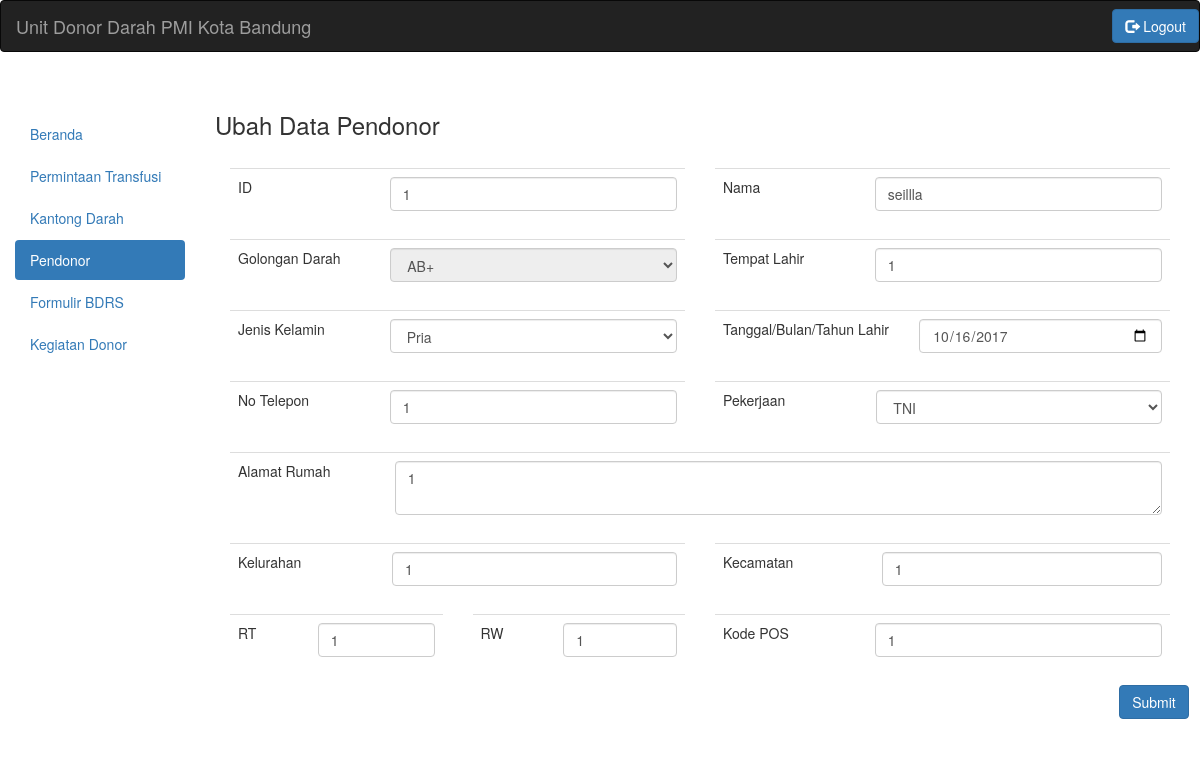
The app's page /petugas.php?menu=pendonor&action=ubah&id=1 with its own data.
### tables this page shows
CREATE TABLE `pendonor` (
  `PENDONOR_ID` varchar(15) NOT NULL,
  `NAMA` varchar(50) DEFAULT NULL,
  `ALAMAT` varchar(200) DEFAULT NULL,
  `NO_TELEPON` varchar(15) DEFAULT NULL,
  `JENIS_KELAMIN` varchar(15) DEFAULT NULL,
  `TEMPAT_LAHIR` varchar(30) NOT NULL,
  `TANGGAL_LAHIR` date DEFAULT NULL,
  `GOLONGAN_DARAH` varchar(8) DEFAULT NULL,
  `KELURAHAN` varchar(50) DEFAULT NULL,
  `KECAMATAN` varchar(50) DEFAULT NULL,
  `RT_RW` varchar(7) DEFAULT NULL,
  `KODE_POS` int(11) DEFAULT NULL,
  `PEKERJAAN` varchar(20) NOT NULL
);

### pendonor/ubah_pendonor.php (the view, shortened to what this page needs)
<?php
	$link = koneksi_db();
	$id = $_GET['id'];
	$query_pendonor = "select * from pendonor where pendonor_id = '$id'";
	$result_pendonor = mysqli_query($link,$query_pendonor);
	$data_pendonor = mysqli_fetch_array($result_pendonor);
	$rt_rw = explode("/",$data_pendonor['RT_RW']);
	$rt = $rt_rw[0];
	$rw = $rt_rw[1];
?>
<br>
<form action="pendonor/proses_ubah_pendonor.php?id=<?php echo $id;?>" enctype="multipart/form-data" method="post">
	<h3>Ubah Data Pendonor</h3><br>
	<div class="col-md-6">
		<table class="table">
			<tr>
				<td class="col-md-2">
					ID
				</td>
				<td class="col-md-4">
					<input type="text" required name="id" class="form-control" value="<?php echo $data_pendonor['PENDONOR_ID']; ?>">
				</td>
			</tr>
		</table>
	</div>
	<div class="col-md-6">
		<table class="table">
			<tr>
				<td class="col-md-2">
					Nama
				</td>
				<td class="col-md-4">
					<input type="text" required name="nama" class="form-control" value="<?php echo $data_pendonor['NAMA']; ?>">
				</td>
			</tr>
		</table>
	</div>
	<div class="col-md-6">
		<table class="table">
			<tr>
				<td class="col-md-2">
					Golongan Darah
				</td>
				<td class="col-md-4">
					<select name="golongan_darah" class="form-control" disabled>
						<option value="AB+" <?php if($data_pendonor['GOLONGAN_DARAH']=="AB+") echo 'selected="selected"'; ?>>AB+</option>
					</select>
				</td>
			</tr>
		</table>
	</div>
	<div class="col-md-6">
		<table class="table">
			<tr>
				<td class="col-md-2">
					Tempat Lahir
				</td>
				<td class="col-md-4">
					<input type="text" required name="tempat_lahir" class="form-control" value="<?php echo $data_pendonor['TEMPAT_LAHIR']; ?>">
				</td>
			</tr>
		</table>
	</div>
	<div class="col-md-6">
		<table class="table">
			<tr>
				<td class="col-md-2">
					Jenis Kelamin
				</td>
				<td class="col-md-4">
					<select name="jenis_kelamin" class="form-control">
						<option value="pria" <?php if($data_pendonor['JENIS_KELAMIN']=="pria") echo 'selected="selected"'; ?>>Pria</option>
					</select>
				</td>
			</tr>
		</table>
	</div>
	<div class="col-md-6">
		<table class="table">
			<tr>
				<td class="col-md-2">
					Tanggal/Bulan/Tahun Lahir
				</td>
				<td class="col-md-4">
					<input type="date" required name="tanggal_lahir" class="form-control" value="<?php echo $data_pendonor['TANGGAL_LAHIR']; ?>">
				</td>
			</tr>
		</table>
	</div>
	<div class="col-md-6">
		<table class="table">
			<tr>
				<td class="col-md-2">
					No Telepon
				</td>
				<td class="col-md-4">
					<input type="text" required name="no_telp" class="form-control" value="<?php echo $data_pendonor['NO_TELEPON']; ?>">
				</td>
			</tr>
		</table>
	</div>
	<div class="col-md-6">
		<table class="table">
			<tr>
				<td class="col-md-2">
					Pekerjaan
				</td>
				<td class="col-md-4">
					<select name="pekerjaan" class="form-control">
						<option value="tni" <?php if($data_pendonor['PEKERJAAN']=="tni") echo 'selected="selected"'; ?>>TNI</option>
					</select>
				</td>
			</tr>
		</table>
	</div>
	<div class="col-md-12">
		<table class="table">
			<tr>
				<td class="col-md-2">
					Alamat Rumah
				</td>
				<td class="col-md-10">
					<textarea rows="2" required class="form-control" name="alamat"><?php echo $data_pendonor['ALAMAT']; ?></textarea>
				</td>
			</tr>
		</table>
	</div>
	<div class="col-md-6">
		<table class="table">
			<tr>
				<td class="col-md-2">
					Kelurahan
				</td>
				<td class="col-md-4">
					<input type="text" required name="kelurahan" class="form-control" value="<?php echo $data_pendonor['KELURAHAN']; ?>">
				</td>
			</tr>
		</table>
	</div>
	<div class="col-md-6">
		<table class="table">
			<tr>
				<td class="col-md-2">
					Kecamatan
				</td>
				<td class="col-md-4">
					<input type="text" required name="kecamatan" class="form-control" value="<?php echo $data_pendonor['KECAMATAN']; ?>">
				</td>
			</tr>
		</table>
	</div>
	<div class="col-md-3">
		<table class="table">
			<tr>
				<td class="col-md-1">
					RT
				</td>
				<td class="col-md-2">
					<input type="text" required name="rt" class="form-control" value="<?php echo $rt; ?>">
				</td>
			</tr>
		</table>
	</div>
	<div class="col-md-3">
		<table class="table">
			<tr>
				<td class="col-md-1">
					RW
				</td>
				<td class="col-md-2">
					<input type="text" required name="rw" class="form-control" value="<?php echo $rw; ?>">
				</td>
			</tr>
		</table>
	</div>
	<div class="col-md-6">
		<table class="table">
			<tr>
				<td class="col-md-2">
					Kode POS
				</td>
				<td class="col-md-4">
					<input type="text" required name="kode_pos" class="form-control" value="<?php echo $data_pendonor['KODE_POS']; ?>">
				</td>
			</tr>
		</table>
	</div>
	<div class="col-md-11"></div>
	<div class="col-md-1">
		<input type="submit" name="submit" class="btn btn-primary" value="Submit"><br>
		<br>
	</div>
</form>

### records on screen
pendonor: id "1", nama "seillla", golongan_darah "AB+", tempat_lahir "1", jenis_kelamin "Pria", tanggal_lahir "10/16/2017", no_telp "1", pekerjaan "TNI", alamat "1", kelurahan "1", kecamatan "1", rt "1", rw "1", kode_pos "1"
